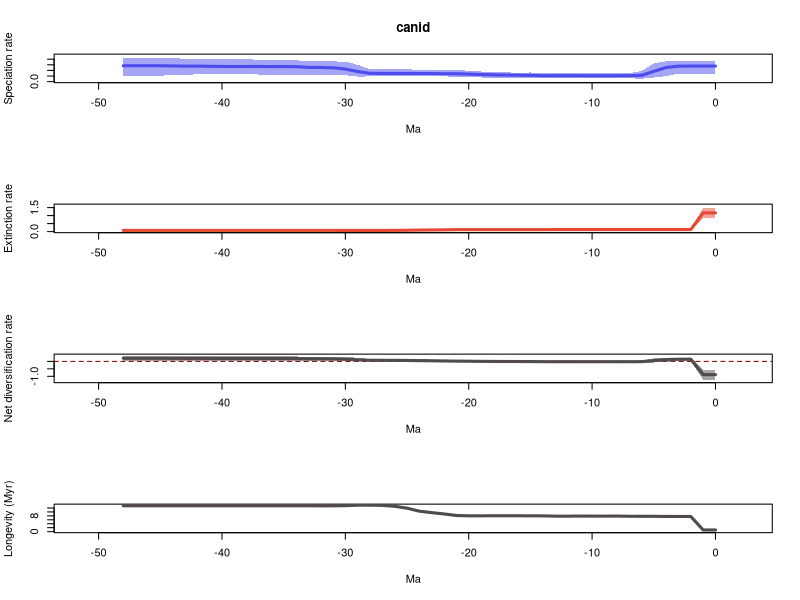

The R script that drew this image:
# 1 files combined:
# 	/home/eeb177-student/Desktop/eeb274/labwork/exercise9/pyrate_mcmc_logs/canid_occ_1_marginal_rates.log

# 95% HPDs calculated using code from Biopy (https://www.cs.auckland.ac.nz/~yhel002/biopy/)

pdf(file='/home/eeb177-student/Desktop/eeb274/labwork/exercise9/pyrate_mcmc_logs/canid_occ_1_marginal_rates_RTT.pdf',width=0.6*9, height=16.8)
par(mfrow=c(4,1))
library(scales)
L_hpd_m95=c(0.14376819585, 0.14376819585,0.14376819585,0.14376819585,0.0985171960638,0.0736882998397,0.0513690623945,0.0602996138929,0.0583988035313,0.0602996138929,0.0602996138929,0.0602996138929,0.0605567998724,0.0605567998724,0.0583988035313,0.0725731089406,0.0663044885425,0.0725731089406,0.0725731089406,0.0736882998397,0.0801590224429,0.0889839295905,0.0924964548947,0.097123936582,0.097123936582,0.097123936582,0.097123936582,0.097123936582,0.0930679946981,0.0889839295905,0.115439107321,0.124741321771,0.124741321771,0.124741321771,0.12541133511,0.12541133511,0.12541133511,0.12541133511,0.140116310775,0.140116310775,0.140116310775,0.140116310775,0.131178742059,0.120428750733,0.120428750733,0.103985747885,0.103985747885,0.103985747885,0.103985747885)
L_hpd_M95=c(0.365907363129, 0.365907363129,0.365907363129,0.369594824813,0.362402604503,0.326129647856,0.188777598258,0.151350981974,0.146615043689,0.146615043689,0.146615043689,0.146615043689,0.146615043689,0.146615043689,0.146615043689,0.163415439566,0.158893313302,0.165532949358,0.176376145878,0.180815333534,0.194966161831,0.207309527194,0.210480134307,0.213994722664,0.213994722664,0.218152190193,0.218152190193,0.219239330681,0.22231842607,0.300040398076,0.356869364607,0.360248478899,0.360248478899,0.360248478899,0.381480273978,0.381480273978,0.381480273978,0.381480273978,0.409404986206,0.409404986206,0.409404986206,0.409404986206,0.409404986206,0.402220358898,0.429046057833,0.429046057833,0.429046057833,0.429046057833,0.429046057833)
M_hpd_m95=c(0.831697627154, 0.831697627154,0.0955422346982,0.0955422346982,0.0939219850121,0.0955422346982,0.0965739334402,0.0965739334402,0.0965739334402,0.0939219850121,0.0963162872141,0.0965739334402,0.0985392987671,0.0973417538372,0.0963162872141,0.0973417538372,0.0973417538372,0.0973417538372,0.0963162872141,0.0973417538372,0.0963162872141,0.089777448342,0.0623950676658,0.0541208810414,0.0506950844025,0.041997094827,0.0345540033384,0.0325231209787,0.0352060509936,0.0352060509936,0.0345540033384,0.0345540033384,0.0345540033384,0.0345540033384,0.0345540033384,0.0345540033384,0.0345540033384,0.0345540033384,0.0345540033384,0.0345540033384,0.0345540033384,0.0345540033384,0.0345540033384,0.0345540033384,0.0345540033384,0.0345540033384,0.0345540033384,0.0345540033384,0.0345540033384)
M_hpd_M95=c(1.50104094517, 1.50104094517,0.168370811712,0.168370811712,0.165284790526,0.165284790526,0.165284790526,0.165284790526,0.163743214878,0.157694475402,0.157694475402,0.156262041937,0.156262041937,0.156262041937,0.152820622076,0.152820622076,0.152820622076,0.152820622076,0.152820622076,0.152820622076,0.152820622076,0.152813115436,0.148342013677,0.142618745612,0.142141571108,0.136768885292,0.12245102333,0.114443288045,0.113433288869,0.113433288869,0.114443288045,0.116268572168,0.116268572168,0.114443288045,0.114443288045,0.114443288045,0.114443288045,0.114443288045,0.114443288045,0.114443288045,0.114443288045,0.114443288045,0.114443288045,0.114443288045,0.114443288045,0.114443288045,0.114443288045,0.114443288045,0.114443288045)
R_hpd_m95=c(-1.23410544524, -1.23410544524,0.0254876231569,0.0231583154962,-0.0223154352682,-0.0754573230122,-0.0903895169877,-0.085412790371,-0.0808364543292,-0.0805259011231,-0.0791391052204,-0.0791391052204,-0.0791391052204,-0.0791391052204,-0.0769372709811,-0.0655189831871,-0.0610953464456,-0.0610953464456,-0.0610953464456,-0.0554293428033,-0.0407122818653,-0.0366226560348,-0.0346701778926,-0.0280506081163,-0.0269433470937,-0.0239506439019,-0.00599435373452,0.0074522355999,-0.00599435373452,0.0212981808958,0.0242229211091,0.0387166080265,0.0554985129159,0.0554985129159,0.0570152432135,0.0570152432135,0.0570152432135,0.0570152432135,0.0465135737065,0.0465135737065,0.0465135737065,0.0465135737065,0.0535358376889,0.0437687878385,0.0523080918633,0.0437687878385,0.0437687878385,0.0437687878385,0.0437687878385)
R_hpd_M95=c(-0.555363872575, -0.555363872575,0.246023558614,0.246023558614,0.244443230093,0.200888652318,0.0604218087486,0.0337365078674,0.0323882937218,0.029287942105,0.0290126214476,0.0290126214476,0.0278851505299,0.0278851505299,0.0278851505299,0.0393963033603,0.0505130701645,0.0487822383302,0.0621041467564,0.0706526648373,0.0835198540235,0.0981155708442,0.114778022651,0.126235157811,0.130980354368,0.136183393667,0.138676976781,0.154011556942,0.150340347497,0.253921633173,0.278214259621,0.293454861071,0.297626261915,0.293454861071,0.336025271851,0.336025271851,0.336025271851,0.336025271851,0.336025271851,0.336025271851,0.336025271851,0.337948750052,0.354338250788,0.345194437982,0.378769056815,0.373879259867,0.373879259867,0.373879259867,0.373879259867)
L_mean=c(0.277589215713, 0.277589215713,0.277589215713,0.275779837283,0.25191073584,0.182849893457,0.1111363917,0.105938497783,0.105033936614,0.104681610596,0.104942432577,0.105101683669,0.105553409779,0.105763794222,0.106337455374,0.111940101846,0.115033843086,0.117393585454,0.121576769052,0.126914682989,0.135202824915,0.140586340517,0.141406364473,0.14499892302,0.145211235252,0.146237143916,0.146237143916,0.146684532873,0.14882452341,0.179266994942,0.224176762323,0.246779489483,0.252532761014,0.253817101365,0.267712710303,0.26852028957,0.268879831943,0.269540726548,0.270344559748,0.270536058479,0.270540152944,0.272891744108,0.276611194832,0.276222889669,0.280159546768,0.283576233695,0.283576233695,0.283576233695,0.283576233695)
M_mean=c(1.16750401738, 1.16750401738,0.129933932487,0.129933932487,0.129703510719,0.128702011995,0.128298166156,0.128164052218,0.126678836704,0.127099887955,0.127063203294,0.126544220511,0.127410001579,0.127185471691,0.124956809635,0.124746548012,0.124223698286,0.124262396641,0.124197424594,0.124558415105,0.124532872119,0.122145983307,0.111341664313,0.103721025049,0.0963812026093,0.0839942347704,0.0777307446877,0.0749974408069,0.0744540681788,0.0745158075147,0.0757545201614,0.076259751884,0.0764263755177,0.0760611386462,0.0760611386462,0.0760611386462,0.0760611386462,0.0760611386462,0.0760611386462,0.0760611386462,0.0760611386462,0.0760611386462,0.0760611386462,0.0760611386462,0.0760611386462,0.0760611386462,0.0760611386462,0.0760611386462,0.0760611386462)
R_mean=c(-0.889914801664, -0.889914801664,0.147655283226,0.145845904796,0.122207225122,0.0541478814616,-0.0171617744564,-0.0222255544355,-0.02164490009,-0.0224182773592,-0.0221207707172,-0.0214425368411,-0.0218565918,-0.0214216774686,-0.0186193542613,-0.012806446166,-0.00918985520058,-0.00686881118702,-0.00262065554239,0.00235626788434,0.0106699527955,0.0184403572106,0.0300647001598,0.0412778979712,0.0488300326429,0.0622429091452,0.0685063992279,0.0716870920657,0.0743704552311,0.104751187428,0.148422242162,0.170519737599,0.176106385496,0.177755962719,0.191651571657,0.192459150924,0.192818693297,0.193479587902,0.194283421101,0.194474919832,0.194479014297,0.196830605462,0.200550056186,0.200161751023,0.204098408121,0.207515095049,0.207515095049,0.207515095049,0.207515095049)
trans=0.5
age=(0:(49-1))* -1
plot(age,age,type = 'n', ylim = c(0, 0.471950663616), xlim = c(-51.45,2.45), ylab = 'Speciation rate', xlab = 'Ma',main='canid' )
polygon(c(age, rev(age)), c(L_hpd_M95, rev(L_hpd_m95)), col = alpha("#4c4cec",trans), border = NA)
lines(rev(age), rev(L_mean), col = "#4c4cec", lwd=3)
plot(age,age,type = 'n', ylim = c(0, 1.65114503969), xlim = c(-51.45,2.45), ylab = 'Extinction rate', xlab = 'Ma' )
polygon(c(age, rev(age)), c(M_hpd_M95, rev(M_hpd_m95)), col = alpha("#e34a33",trans), border = NA)
lines(rev(age), rev(M_mean), col = "#e34a33", lwd=3)
plot(age,age,type = 'n', ylim = c(-1.35751598976, 0.416645962497), xlim = c(-51.45,2.45), ylab = 'Net diversification rate', xlab = 'Ma' )
abline(h=0,lty=2,col="darkred")
polygon(c(age, rev(age)), c(R_hpd_M95, rev(R_hpd_m95)), col = alpha("#504A4B",trans), border = NA)
lines(rev(age), rev(R_mean), col = "#504A4B", lwd=3)
plot(age,age,type = 'n', ylim = c(0, max(1/M_mean)), xlim = c(-51.45,2.45), ylab = 'Longevity (Myr)', xlab = 'Ma' )
lines(rev(age), rev(1/M_mean), col = "#504A4B", lwd=3)
n <- dev.off()